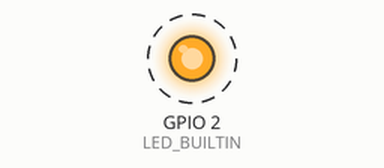
Simulated run of this sketch. Board: ESP32. Shown: output pins drawn as LEDs (lit = HIGH). Dashed ring = blinking. What the sketch prints to the serial monitor is not drawn.

Above: at 0.7 s.
Timing chart, 0 to 3.5 s (numbered marks = the images above):
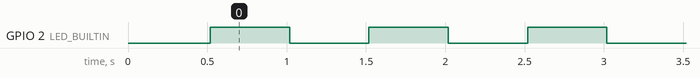

The sketch:

esp32_blink_test.ino
```cpp
/*
 * esp32_blink_test —— ESP32 基础验证固件（只验证板子本身）
 * ------------------------------------------------------------------
 * 目标：证明 板子 + USB 转串口 + 供电 + 烧录链路 全部正常。
 *       不接任何外设（不接 BH1750、不接灯带）。
 *
 * 板型：ESP32 Dev Module (esp32:esp32:esp32)
 * 串口：115200
 *
 * 预期表现：
 *   1) 板载 LED 每 500ms 亮灭一次；
 *   2) 串口每 500ms 打印 LED ON / LED OFF；
 *   3) 启动时打印芯片型号 / Flash 容量 / SDK 版本 / MAC。
 *
 * 烧录注意（本板实测无自动下载电路）：
 *   方式 A（推荐）：按住 BOOT 不放 → 点"上传" → 看到 Writing at 0x... 再松开 BOOT
 *   方式 B：按住 BOOT → 按一下 EN/RST → 松开 BOOT，然后立刻用命令行 esptool 烧录
 */

#ifndef LED_BUILTIN
#define LED_BUILTIN 2          // 经典 ESP32 DevKit 板载 LED 通常接 GPIO2
#endif

#define BLINK_INTERVAL_MS 500

void setup() {
  Serial.begin(115200);
  delay(500);                  // 等 USB 串口稳定

  pinMode(LED_BUILTIN, OUTPUT);

  uint64_t mac = ESP.getEfuseMac();

  Serial.println();
  Serial.println("===== ESP32 Blink Test =====");
  Serial.printf("chip model : %s  rev %d  cores %d\n",
                ESP.getChipModel(), ESP.getChipRevision(), ESP.getChipCores());
  Serial.printf("cpu freq   : %u MHz\n", (unsigned)getCpuFrequencyMhz());
  Serial.printf("flash size : %u MB\n", (unsigned)(ESP.getFlashChipSize() / (1024 * 1024)));
  Serial.printf("sdk version: %s\n", ESP.getSdkVersion());
  Serial.printf("mac        : %02X:%02X:%02X:%02X:%02X:%02X\n",
                (uint8_t)(mac >> 40), (uint8_t)(mac >> 32), (uint8_t)(mac >> 24),
                (uint8_t)(mac >> 16), (uint8_t)(mac >> 8), (uint8_t)mac);
  Serial.printf("led pin    : GPIO%d\n", LED_BUILTIN);
  Serial.println("看到本段信息 + LED 每 0.5 秒闪烁 = 板子完全正常");
  Serial.println("============================");
}

void loop() {
  digitalWrite(LED_BUILTIN, HIGH);
  Serial.println("LED ON");
  delay(BLINK_INTERVAL_MS);

  digitalWrite(LED_BUILTIN, LOW);
  Serial.println("LED OFF");
  delay(BLINK_INTERVAL_MS);
}
```

Measured:
- by itself, GPIO 2 (LED_BUILTIN): alternates HIGH for 0.50 s and LOW for 0.50 s
